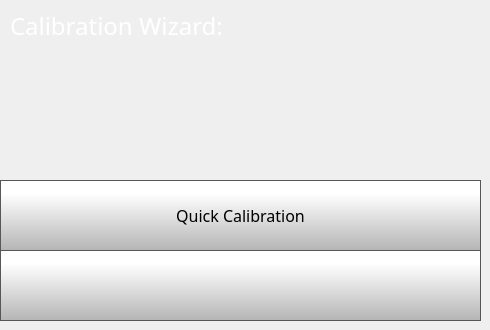
    <widget class="QWidget" name="calibrationWizardPage">
     <widget class="QPushButton" name="quickCalibrationButton">
      <property name="geometry">
       <rect>
        <x>0</x>
        <y>180</y>
        <width>481</width>
        <height>71</height>
       </rect>
      </property>
      <property name="minimumSize">
       <size>
        <width>0</width>
        <height>0</height>
       </size>
      </property>
      <property name="font">
       <font>
        <family>Gotham Light</family>
        <pointsize>12</pointsize>
       </font>
      </property>
      <property name="styleSheet">
       <string notr="true">QPushButton {
     border: 1px solid rgb(87, 87, 87);
	background-color: qlineargradient(spread:pad, x1:0, y1:1, x2:0, y2:0.188, stop:0 rgba(180, 180, 180, 255), stop:1 rgba(255, 255, 255, 255));


}

QPushButton:pressed {
    background-color: qlineargradient(x1: 0, y1: 0, x2: 0, y2: 1,
                                      stop: 0 #dadbde, stop: 1 #f6f7fa);
}

QPushButton:flat {
    border: none; /* no border for a flat push button */
}

QPushButton:default {
    border-color: navy; /* make the default button prominent */
}</string>
      </property>
      <property name="text">
       <string>Quick Calibration</string>
      </property>
      <property name="icon">
       <iconset>
        <normaloff>templates/img/add.png</normaloff>templates/img/add.png</iconset>
      </property>
      <property name="iconSize">
       <size>
        <width>15</width>
        <height>15</height>
       </size>
      </property>
      <property name="checkable">
       <bool>false</bool>
      </property>
      <property name="autoDefault">
       <bool>false</bool>
      </property>
      <property name="default">
       <bool>false</bool>
      </property>
      <property name="flat">
       <bool>false</bool>
      </property>
     </widget>
     <widget class="QLabel" name="calibrationWizardLabel">
      <property name="geometry">
       <rect>
        <x>10</x>
        <y>10</y>
        <width>321</width>
        <height>31</height>
       </rect>
      </property>
      <property name="font">
       <font>
        <family>Gotham</family>
        <pointsize>18</pointsize>
        <weight>50</weight>
        <bold>false</bold>
       </font>
      </property>
      <property name="styleSheet">
       <string notr="true">color: rgb(255, 255, 255);</string>
      </property>
      <property name="text">
       <string>Calibration Wizard:</string>
      </property>
     </widget>
     <widget class="QPushButton" name="calibrationWizardBackButton">
      <property name="geometry">
       <rect>
        <x>0</x>
        <y>250</y>
        <width>481</width>
        <height>71</height>
       </rect>
      </property>
      <property name="minimumSize">
       <size>
        <width>0</width>
        <height>0</height>
       </size>
      </property>
      <property name="font">
       <font>
        <family>Gotham Light</family>
        <pointsize>9</pointsize>
       </font>
      </property>
      <property name="styleSheet">
       <string notr="true">QPushButton {
     border: 1px solid rgb(87, 87, 87);
	background-color: qlineargradient(spread:pad, x1:0, y1:1, x2:0, y2:0.188, stop:0 rgba(180, 180, 180, 255), stop:1 rgba(255, 255, 255, 255));


}

QPushButton:pressed {
    background-color: qlineargradient(x1: 0, y1: 0, x2: 0, y2: 1,
                                      stop: 0 #dadbde, stop: 1 #f6f7fa);
}

QPushButton:flat {
    border: none; /* no border for a flat push button */
}

QPushButton:default {
    border-color: navy; /* make the default button prominent */
}</string>
      </property>
      <property name="text">
       <string/>
      </property>
      <property name="icon">
       <iconset>
        <normaloff>templates/img/arrows-4.png</normaloff>templates/img/arrows-4.png</iconset>
      </property>
      <property name="iconSize">
       <size>
        <width>50</width>
        <height>50</height>
       </size>
      </property>
      <property name="checkable">
       <bool>false</bool>
      </property>
      <property name="autoDefault">
       <bool>false</bool>
      </property>
      <property name="default">
       <bool>false</bool>
      </property>
      <property name="flat">
       <bool>false</bool>
      </property>
     </widget>
    </widget>
